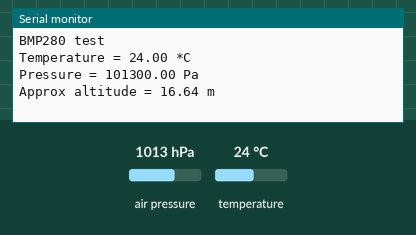
Bench run of a sketch on a simulated Arduino Uno, built with avr-gcc and run on an emulated ATmega328P. On the bench: the last lines printed to the serial monitor. The inputs (shaded band) are chosen by the test bench; at power-on: air pressure 1013 hPa, temperature 24 °C.

Above: at 1.2 s.
1.3 s: air pressure set to 952 hPa
At 2.7 s:
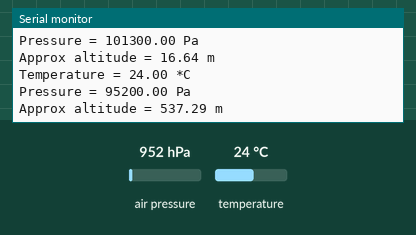
3.6 s: temperature set to 12 °C
At 4.5 s:
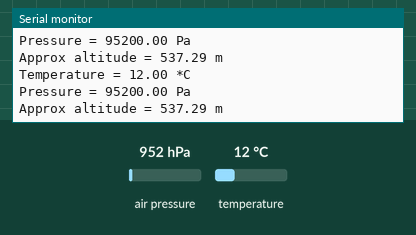
5.9 s: air pressure set to 975 hPa
At 7.4 s:
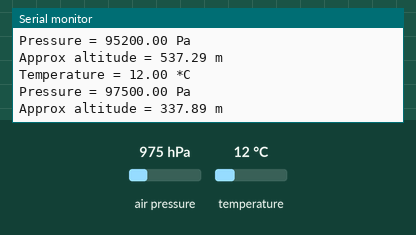
Timing chart, 0 to 8.9 s (numbered marks = the images above; inputs shaded):
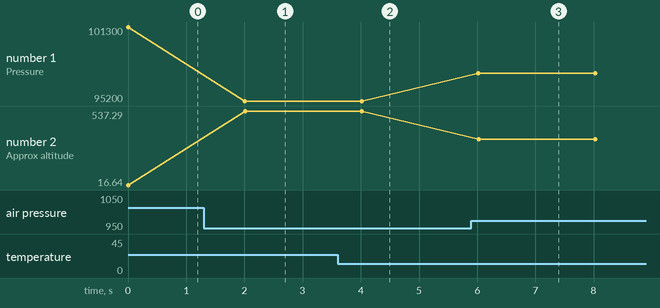

The sketch:

Task_3_6_Designing_a_Library_for_the_BMP280_Sensor.ino
```cpp
#include <Wire.h>
#include <SPI.h>
#include <Adafruit_BMP280.h> // Header del sensor BMP280

#define BMP_SCK  (13)
#define BMP_MISO (12)
#define BMP_MOSI (11)
#define BMP_CS   (10)

Adafruit_BMP280 bmp; // I2C
//Adafruit_BMP280 bmp(BMP_CS); // Hardware SPI
//Adafruit_BMP280 bmp(BMP_CS, BMP_MOSI, BMP_MISO, BMP_SCK); // Software SPI

void setup() {
  Serial.begin(115200);
  while (!Serial) delay(100);

  Serial.println(F("BMP280 test"));

  unsigned status;
  status = bmp.begin(0x76);

  if (!status) {
    Serial.println(F("Could not find a valid BMP280 sensor, check wiring or try a different address!"));
    Serial.print("SensorID was: 0x"); Serial.println(bmp.sensorID(), 16);
    Serial.println("ID of 0xFF probably means a bad address, a BMP 180 or BMP 085");
    Serial.println("ID of 0x56-0x58 represents a BMP 280,");
    Serial.println("ID of 0x60 represents a BME 280.");
    Serial.println("ID of 0x61 represents a BME 680.");
    while (1) delay(10);
  }


  bmp.setSampling(
    Adafruit_BMP280::MODE_NORMAL,
    Adafruit_BMP280::SAMPLING_X2,
    Adafruit_BMP280::SAMPLING_X16,
    Adafruit_BMP280::FILTER_X16,
    Adafruit_BMP280::STANDBY_MS_500
  );
}

void loop() {
  Serial.print(F("Temperature = "));
  Serial.print(bmp.readTemperature());
  Serial.println(" *C");

  Serial.print(F("Pressure = "));
  Serial.print(bmp.readPressure());
  Serial.println(" Pa");

  Serial.print(F("Approx altitude = "));
  Serial.print(bmp.readAltitude(1015)); // Ajustado a la presión local
  Serial.println(" m");

  Serial.println();
  delay(2000);
}
```

Measured:
- after the input at 1.3 s, the serial monitor: prints a new line after 0.71 s (image 1)
- after the input at 3.6 s, the serial monitor: prints a new line after 0.41 s (image 2)
- after the input at 5.9 s, the serial monitor: prints a new line after 0.12 s (image 3)
- plotted number 1: 101300 → 95200 after the input at 1.3 s, 95200 → 97500 after the input at 5.9 s
- plotted number 2: 16.64 → 537.29 after the input at 1.3 s, 537.29 → 337.89 after the input at 5.9 s
